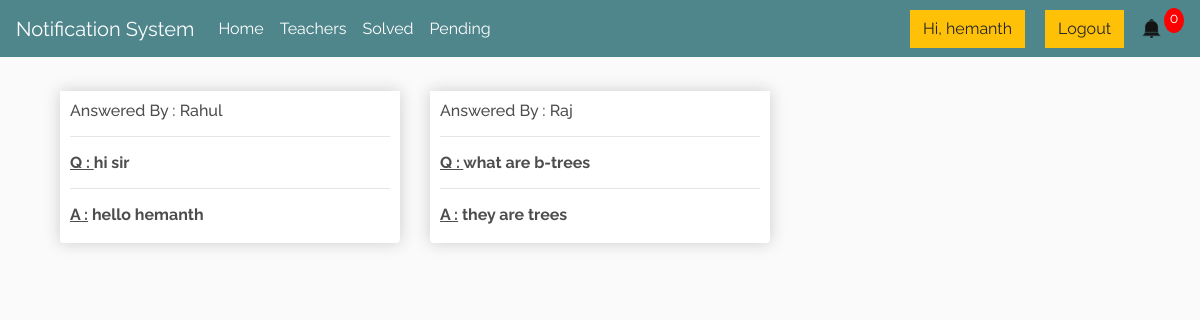
Screenshot of /myans/ (signed in) with the database file from the repository.
### main/models.py (models this page shows)
class Question(models.Model):
    askedby = models.ForeignKey(User, null=True,on_delete = models.SET_NULL,related_name='bystud')
    askedto = models.ForeignKey(User, null=True,on_delete= models.SET_NULL,related_name='byistr')
    question = models.TextField(null=True)
    answer = models.TextField(null=True,blank=True)
    answered = models.BooleanField(default=False,blank=True)
    read = models.BooleanField(default=False,blank=True)

### main/views.py (the view)
# urls.py: path('myans/',views.myans,name="myans"),
def myans(request):
    if request.user.profile.role == 'Instructor':
        notifs = len(request.user.byistr.filter(answered=False))
        answers = request.user.byistr.filter(answered = True)
        context = {'answers' : answers,'notifs':notifs}
        return render(request,'main/myans.html',context)
    else:
        notifs = len(request.user.bystud.filter(answered=True,read=False))
        answers = request.user.bystud.filter(read = True)
        context = {'answers' : answers,'notifs':notifs}
        return render(request,'main/myans.html',context)

### main/templates/main/myans.html
{% extends 'main/navbar.html' %}
{% load static %}
{% block content %}
<div class="container">
    <div class="row">
        {% for ans in answers %}
            <div class="col-lg-4">
                <div class="box-element product">
                    {% if request.user.profile.role == 'Student' %}
                        <h6> Answered  By : {{ans.askedto}} </h6>
                    {% else %}
                        <h6> Asked  By : {{ans.askedby}} </h6>
                    {% endif  %}
                    <hr>
                    <h6><strong> <u>Q : </u> {{ ans.question}} </strong></h6>
                    <hr>
                    <h6><strong><u>A :</u> {{ ans.answer}} </strong></h6>
                </div>
            </div>
        {% endfor %}
    </div>
</div>
{% endblock content %}

### main/templates/main/navbar.html (shortened to what this page needs)
<!DOCTYPE html>
{% load static %}
<html>
<head>
	<link rel="stylesheet" href="https://stackpath.bootstrapcdn.com/bootstrap/4.4.1/css/bootstrap.min.css">
	<link rel="stylesheet" type="text/css" href="{% static 'css/main.css' %}">
</head>
<body>
	<nav class="navbar navbar-expand-lg navbar-dark bg-dark">
	  <a class="navbar-brand" href="{% url 'home' %}">Notification System</a>
	  <div class="collapse navbar-collapse" id="navbarSupportedContent">
	    <ul class="navbar-nav mr-auto">
	      <li class="nav-item active">
	        <a class="nav-link" href="{% url 'home' %}">Home <span class="sr-only">(current)</span></a>
	      </li>
		  {% if request.user.is_authenticated  and request.user.profile.role == 'Student' %}
		  <li class="nav-item active">
	        <a class="nav-link" href="{% url 'teachers' %}">Teachers <span class="sr-only">(current)</span></a>
	      </li>
		  <li class="nav-item active">
	        <a class="nav-link" href="{% url 'myans' %}"> Solved <span class="sr-only">(current)</span></a>
	      </li>
		  <li class="nav-item active">
	        <a class="nav-link" href="{% url 'pending' %}"> Pending <span class="sr-only">(current)</span></a>
	      </li>
		  {% endif %}
	    </ul>
	    <div class="form-inline my-2 my-lg-0">
			{% if request.user.is_authenticated %}
	     	<a href=""class="btn btn-warning" style="margin-right: 20px;">Hi, {{request.user}} </a>
			<a href="{% url 'logout' %}"class="btn btn-warning">Logout</a>
			{% else %}
			<a href="{% url 'loginpage' %}"class="btn btn-warning" style="margin-right: 20px;">Login</a>
			<a href="{% url 'register' %}"class="btn btn-warning">SignUp</a>
			{% endif %}
			{% if request.user.is_authenticated and request.user.profile.role == 'Student' %}
			<a href="{% url 'studnotifs' %}">
	    		<img  id="cart-icon" src="{% static 'images/notif.png' %}">
	    	</a>
	    	 <p id="cart-total">{{notifs}}</p>
			{% endif %}
	    </div>
	  </div>
	</nav>
     <div class="container">
            <br>
            {% block content %}
            {% endblock content %}
         </div>
</body>
</html>

### static/css/main.css (style rules this page uses)
body { background-color: hsl(0, 0%, 98%); font-family: 'Raleway', sans-serif; }
h1,h2,h3,h4,h5,h6,p { color:hsl(0, 0%, 30%); }
.box-element { box-shadow:hsl(0, 0%, 80%) 0 0 16px; background-color: #fff; border-radius: 4px; padding: 10px; }
.product { border-radius: 0 0 4px 4px; }
.bg-dark { background-color: #4f868c!important; }
#cart-icon { width:25px; display: inline-block; margin-left: 15px; }
#cart-total { display: block; text-align: center; color:#fff; background-color: red; width: 20px; height: 25px; border-radius: 50%; font-size: 14px; }
.col-lg-4, .col-lg-6, .col-lg-8, .col-lg-12 { margin-top: 10px; }
.btn { border-radius: 0; }

### rows the page displays
Question: askedto "Rahul", question "hi sir", answer "hello hemanth"
Question: askedto "Raj", question "what are b-trees", answer "they are trees"

### other values shown
{{ request.user }} "hemanth"
{{ notifs }} "0"
